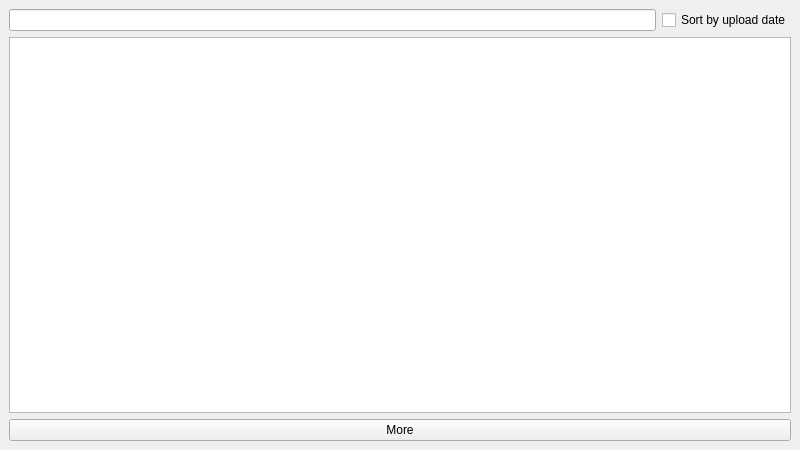
<?xml version="1.0" encoding="UTF-8"?>
<ui version="4.0">
 <class>MainWindow</class>
 <widget class="QMainWindow" name="MainWindow">
  <property name="geometry">
   <rect>
    <x>0</x>
    <y>0</y>
    <width>800</width>
    <height>450</height>
   </rect>
  </property>
  <property name="windowTitle">
   <string>ghostlyplayer</string>
  </property>
  <widget class="QWidget" name="centralwidget">
   <layout class="QGridLayout" name="gridLayout">
    <item row="0" column="1">
     <widget class="QCheckBox" name="sort_by_date_checkBox">
      <property name="text">
       <string>Sort by upload date</string>
      </property>
     </widget>
    </item>
    <item row="0" column="0">
     <widget class="QLineEdit" name="search_lineEdit"/>
    </item>
    <item row="3" column="0" colspan="2">
     <widget class="QPushButton" name="more_pushButton">
      <property name="text">
       <string>More</string>
      </property>
     </widget>
    </item>
    <item row="1" column="0" colspan="2">
     <widget class="QListWidget" name="results_listWidget"/>
    </item>
   </layout>
  </widget>
 </widget>
 <resources/>
 <connections/>
</ui>
